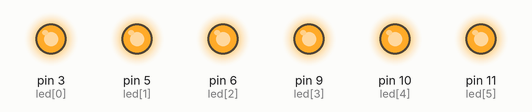
Bench run of a sketch on a simulated Arduino Uno, built with avr-gcc and run on an emulated ATmega328P. Parts: output pins drawn as LEDs (lit = HIGH).

Above: at 0.15 s.
At 0.75 s:
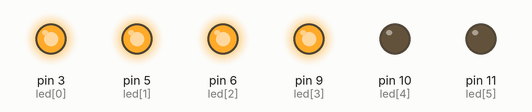
At 1.05 s:
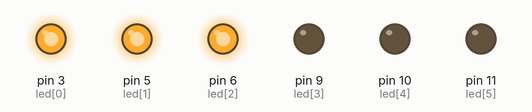
At 1.95 s:
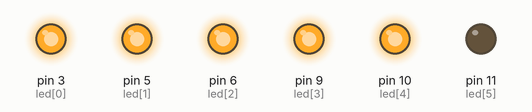
At 2.85 s:
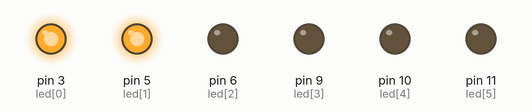
At 6.0 s:
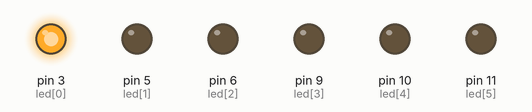
Timing chart, 0 to 7.2 s (numbered marks = the images above):
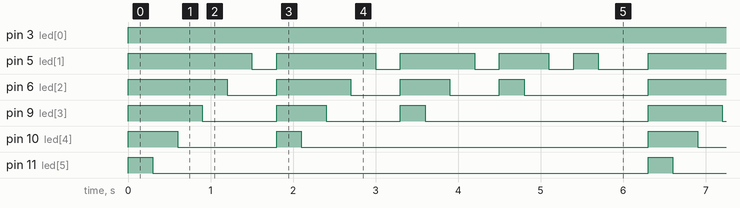

Measured:
- by itself, pin 3 (led[0]): LOW → HIGH at 0.00 s
- by itself, pin 6 (led[2]): repeats every 6.3 s: LOW 0.60 s, HIGH 0.90 s, LOW 0.60 s, HIGH 0.60 s, LOW 0.60 s, HIGH 0.30 s, LOW 1.5 s, HIGH 1.2 s
- by itself, pin 9 (led[3]): repeats every 6.3 s: LOW 0.90 s, HIGH 0.60 s, LOW 0.90 s, HIGH 0.30 s, LOW 2.7 s, HIGH 0.90 s
- by itself, pin 10 (led[4]): repeats every 6.3 s: LOW 1.2 s, HIGH 0.30 s, LOW 4.2 s, HIGH 0.60 s
- by itself, pin 11 (led[5]): alternates HIGH for 0.30 s and LOW for 6.0 s
- by itself, pin 5 (led[1]): repeats every 6.3 s: LOW 0.30 s, HIGH 1.2 s, LOW 0.30 s, HIGH 0.90 s, LOW 0.30 s, HIGH 0.60 s, LOW 0.30 s, HIGH 0.30 s, LOW 0.60 s, HIGH 1.5 s

The sketch:

04_06_for_x.ino
```cpp
int led[6] = { 3, 5, 6, 9, 10, 11 };    //led 선언

void setup() {    //프로그램 실행할 때 딱 한 번 실행
 for(int i = 0; i < 6; i++) {    //i 0~5까지 반복, led 6개 전부 돌기
    pinMode(led[i], OUTPUT);    //setup 중괄호 안에 -> for문 안에 들어가야 한다고
    }
  }
void loop() {    //이 안의 코드는 계속 반복
  for(int x = 5; x >= 0; x--) {    //for문 x를 사용해 범위를 정하고
    for(int y = x; y >= 0; y--) {   //y는 하나씩 끄는 과정을 담당.
      for(int i = 0; i < 6; i++) {    //for문 i를 사용해 x범위 내에서 제어
        if(i <= y) {    //y는 지금 어디까지 켜져 있어야 하는지. (x의 범위 내에서)
        analogWrite(led[i], 255);    //최대로 밝기
        } else {
        analogWrite(led[i], 0);    //최대로 어둡기
        }
      }
      delay(300);    //중간과정인 y 반복문이 끝날 때마다 딜레이가 있어야 확인이 수월하지.
    }
  }
}
```
